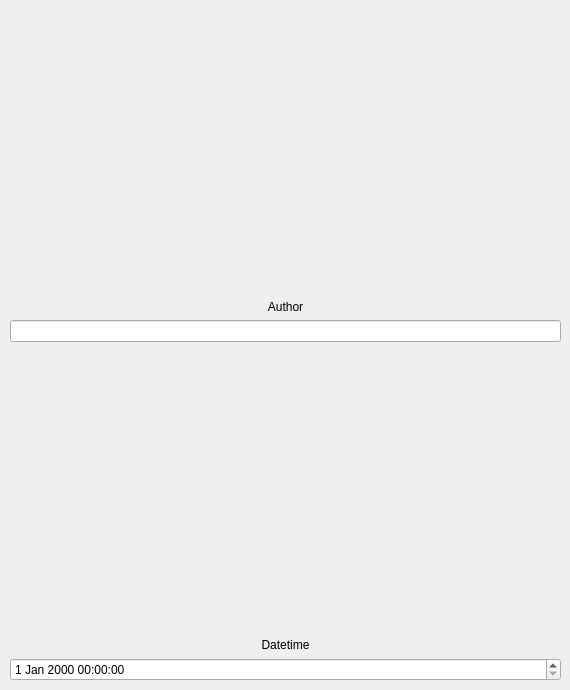
                 <widget class="QWidget" name="lastReviewedTab">
                  <attribute name="title">
                   <string>Last Reviewed</string>
                  </attribute>
                  <widget class="QWidget" name="verticalLayoutWidget_6">
                   <property name="geometry">
                    <rect>
                     <x>10</x>
                     <y>10</y>
                     <width>551</width>
                     <height>671</height>
                    </rect>
                   </property>
                   <layout class="QVBoxLayout" name="traceLastRevVertLayout">
                    <item>
                     <widget class="QLabel" name="traceLastRevAuthLabel">
                      <property name="text">
                       <string>Author</string>
                      </property>
                      <property name="alignment">
                       <set>Qt::AlignBottom|Qt::AlignHCenter</set>
                      </property>
                     </widget>
                    </item>
                    <item>
                     <widget class="QLineEdit" name="traceLastRevAuthLineEdit"/>
                    </item>
                    <item>
                     <widget class="QLabel" name="traceLastRevDateTimeLabel">
                      <property name="text">
                       <string>Datetime</string>
                      </property>
                      <property name="alignment">
                       <set>Qt::AlignBottom|Qt::AlignHCenter</set>
                      </property>
                     </widget>
                    </item>
                    <item>
                     <widget class="QDateTimeEdit" name="traceLastRevDateTimeEidt"/>
                    </item>
                   </layout>
                  </widget>
                 </widget>
